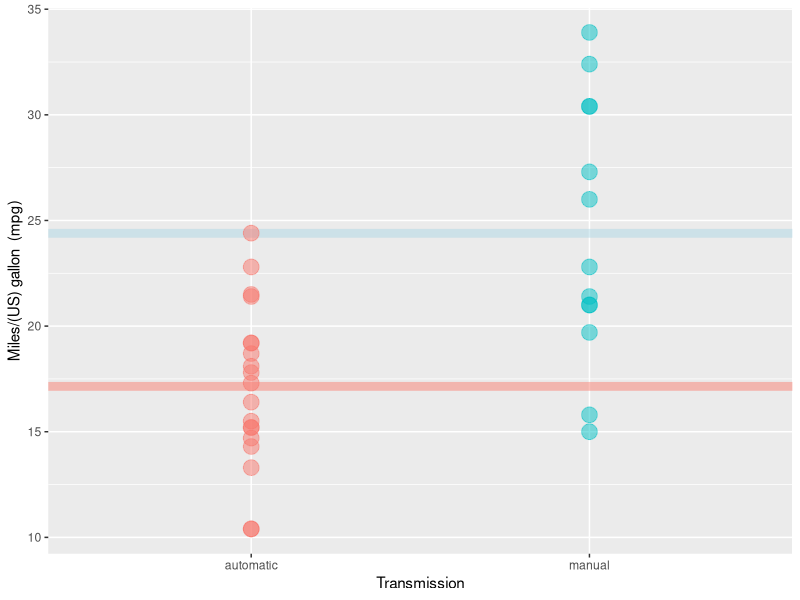
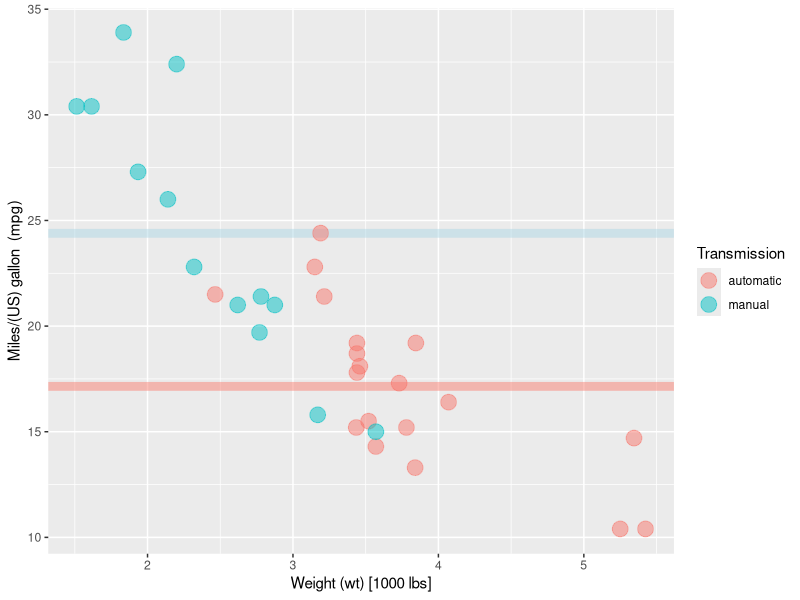
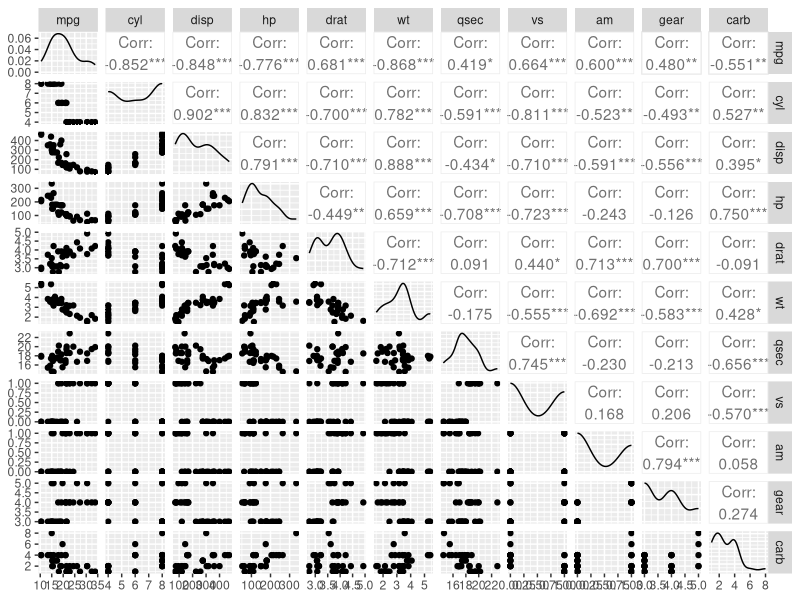
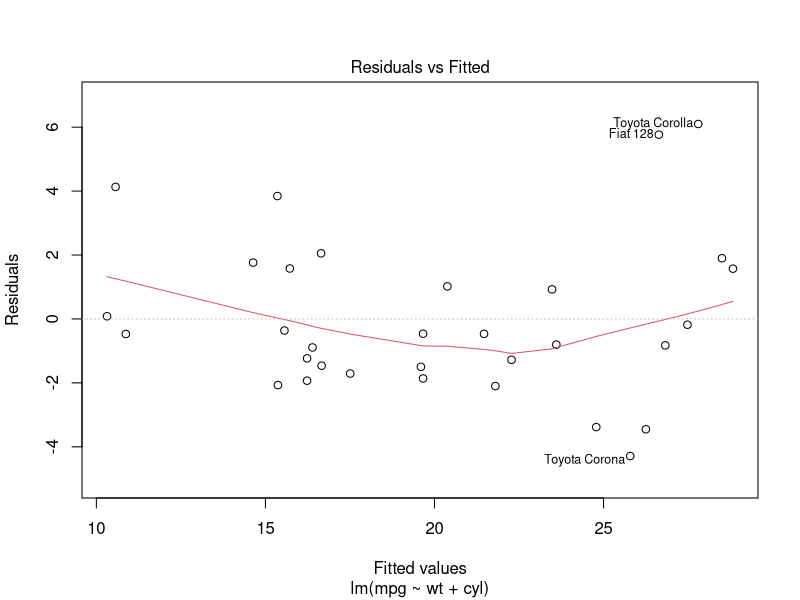

Recreate these plots in R, in order.
## ---- chunk 1
knitr::opts_chunk$set(echo = TRUE)
## ---- chunk 2
data(mtcars)
head(mtcars)
## ---- chunk 3
library(ggplot2)

cars <- mtcars
cars$am <- sub(pattern = "0",replacement = "automatic", cars$am)
cars$am <- sub(pattern = "1",replacement = "manual", cars$am)

g <- ggplot(data = cars,aes(y=mpg, x=am))
g+    geom_hline(yintercept = mean(cars[cars$am == "automatic",]$mpg), 
                 color = "salmon",
                 size = 3,
                 alpha = 0.5)+
      geom_hline(yintercept = mean(cars[cars$am == "manual",]$mpg), 
                 color = "lightblue",
                 size = 3,
                 alpha = 0.5)+
      geom_point(aes(x = am, y = mpg, color = am), 
                 alpha = 0.5, 
                 size = 5)+
      scale_colour_discrete(name="Transmission")+
      xlab("Transmission")+
      guides(color=FALSE)+
      ylab("Miles/(US) gallon  (mpg)")
## ---- chunk 4

g+    geom_hline(yintercept = mean(cars[cars$am == "automatic",]$mpg), 
                 color = "salmon",
                 size = 3,
                 alpha = 0.5)+
      geom_hline(yintercept = mean(cars[cars$am == "manual",]$mpg), 
                 color = "lightblue",
                 size = 3,
                 alpha = 0.5)+
      geom_point(aes(x = wt, y = mpg, color = am), 
                 alpha = 0.5, 
                 size = 5)+
      scale_colour_discrete(name="Transmission")+
      xlab("Weight (wt) [1000 lbs]")+
      ylab("Miles/(US) gallon  (mpg)")
## ---- chunk 5
library(GGally)
ggpairs(data = mtcars)

## ---- chunk 6
fit1 <- lm(mpg ~ wt, data = mtcars)
fit2 <- lm(mpg ~ wt+cyl, data = mtcars)
fit3 <- lm(mpg ~ wt+cyl+am, data = mtcars)
fit4 <- lm(mpg ~ wt+cyl+am+disp, data = mtcars)
fit5 <- lm(mpg ~ wt+cyl+am+disp+hp, data = mtcars)

anova(fit1,fit2,fit3,fit4,fit5)
## ---- chunk 7
plot(fit2, which=1)
## ---- chunk 8
summary(fit3)$coef
